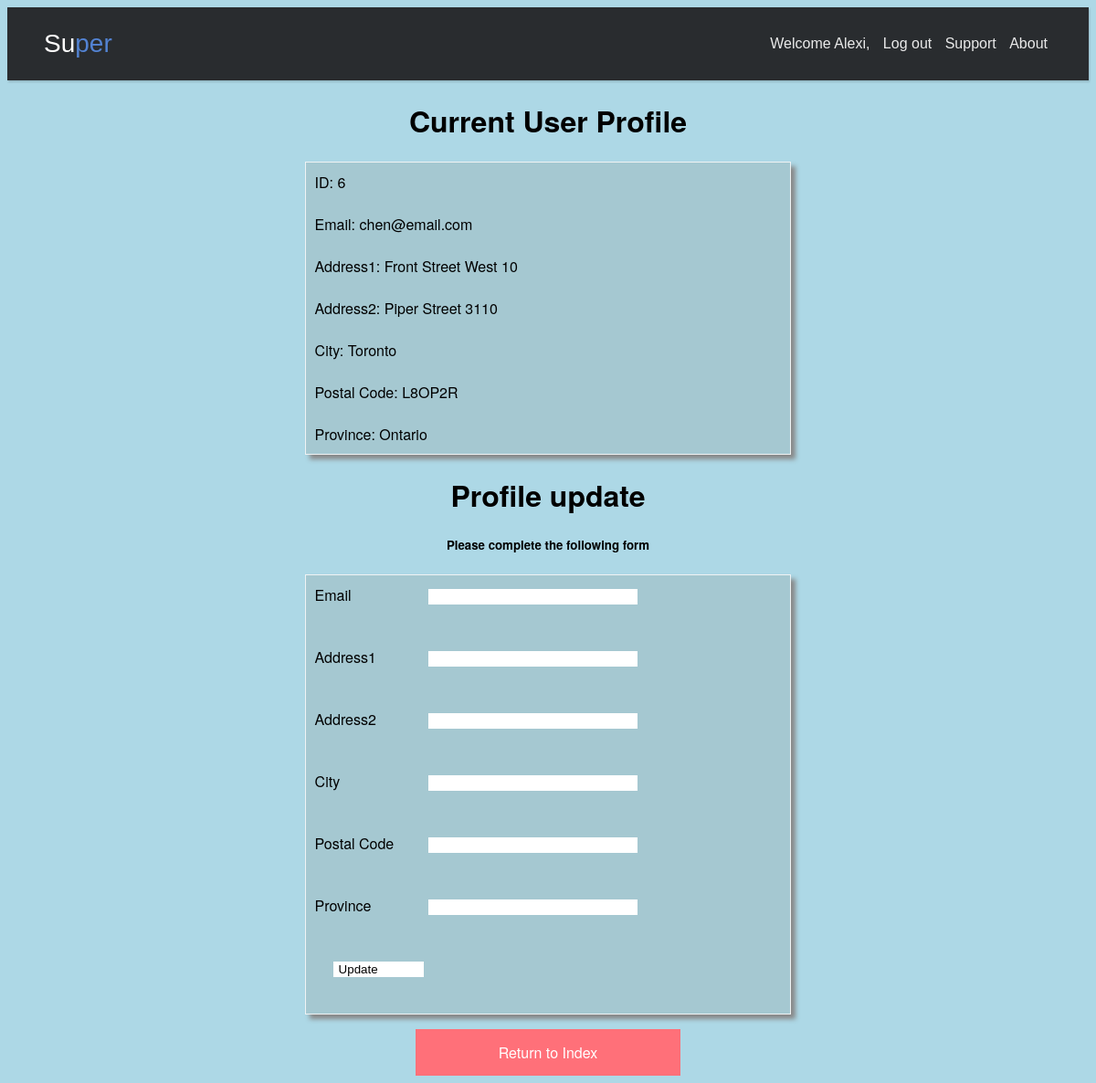
The app's page /action_updateUser.php?member=Chen (signed in), older data.
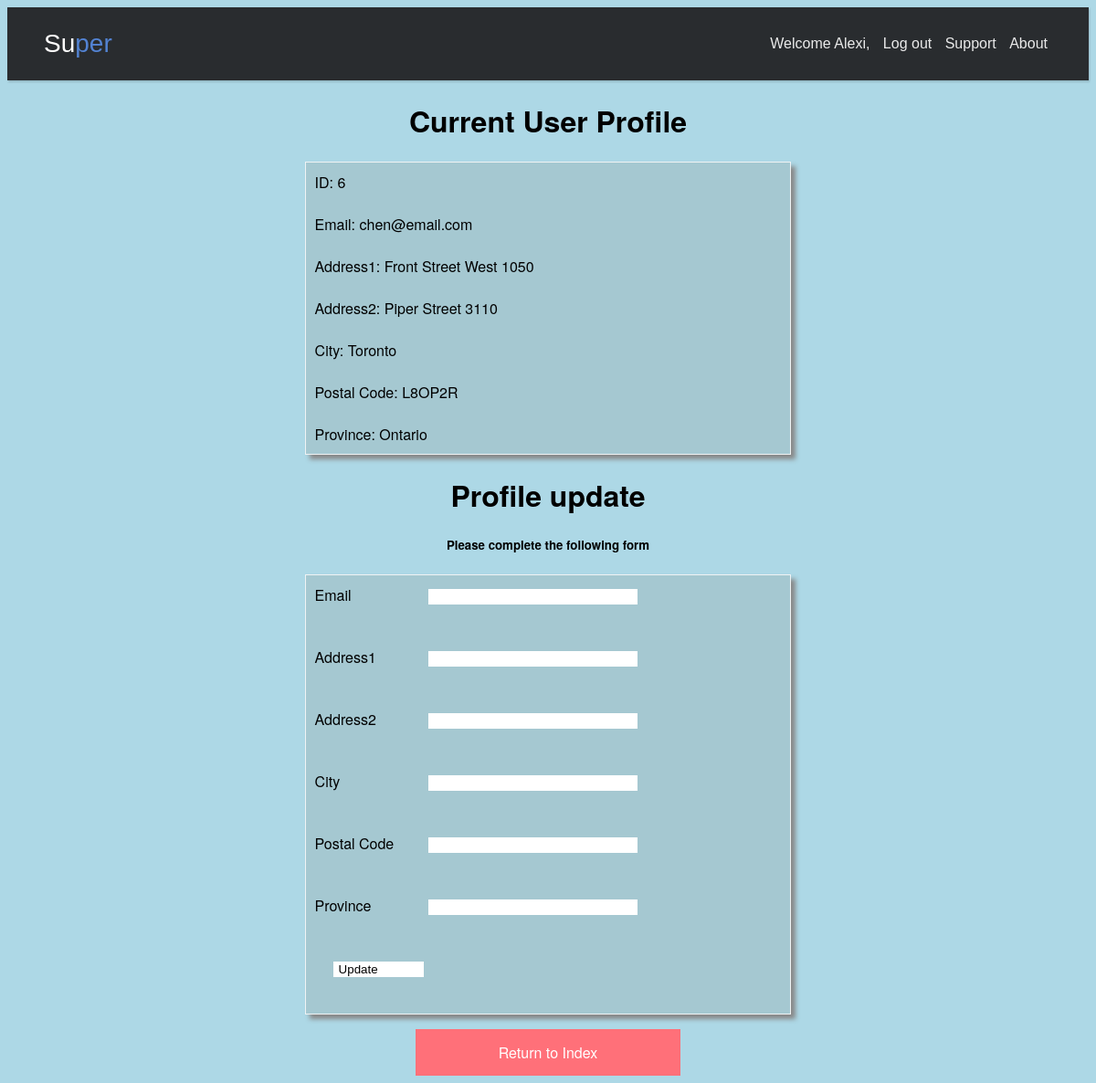
The same page, newer data.
### tables this page shows
CREATE TABLE account
(
  MID int(11) NOT NULL AUTO_INCREMENT,
  Username varchar(20) NOT NULL,
  Email varchar(60) NOT NULL,
  Password varchar(500) NOT NULL,
  Balance float(20) NOT NULL,
  FOREIGN KEY(MID) REFERENCES member(MID)
    ON DELETE CASCADE
    ON UPDATE CASCADE
);

CREATE TABLE memberDetails
(
  id int(11) NOT NULL AUTO_INCREMENT,
  address1 varchar(40) DEFAULT NULL,
  address2 varchar(40) DEFAULT NULL,
  city varchar(20) DEFAULT NULL,
  postalCode varchar(20) DEFAULT NULL,
  province varchar(20) DEFAULT NULL,
  license varchar(20) DEFAULT NULL,
  registerDate datetime NOT NULL DEFAULT CURRENT_TIMESTAMP,  
  PRIMARY KEY (id),
  FOREIGN KEY (id) REFERENCES member(MID)
    ON DELETE CASCADE
    ON UPDATE CASCADE
);

### action_updateUser.php (the view, shortened to what this page needs)
<!DOCTYPE html>
<html>
<head>
</head>
<body>
<header class="header-basic">
    <link rel="stylesheet" type="text/css" href="assets/css/header.css">
    <link rel="stylesheet" type="text/css" href="assets/css/addPost.css"/>
    <link rel="stylesheet" type="text/css" href="assets/css/main.css"/>
    <div class="header-limiter">
        <h1><a href="index.php">Su<span>per</span></a></h1>
        <nav>
            <?php
            if(isset($_SESSION['user'])){
                echo"
                                <a>Welcome ".$_SESSION['userName'].
                    ", </a>
                                <a href=\"logout.php?logout=true\">Log out</a>
                            ";
            }else{
                echo"
                                <a href=\"login.php\">Log in</a>
                            ";
            }
            ?>
            <a href="#">Support</a>
            <a href="#">About</a>
        </nav>
    </div>
</header>
<div class="match" style="text-align: center">
    <p class="success" style="text-align: center">
        <?php
        if((isset($_SESSION['isAdmin'])) and $_SESSION['isAdmin']='admin'
            and isset($_SESSION['adminCode']) and $_SESSION['adminCode']='7hajqnnk00i6isp3gr4q60tncc'
            and isset($_GET['member'])) {
            $member = $_GET['member'];
            echo "<h1>Current User Profile</h1>";
            $servername = "vpc353_2.encs.concordia.ca";
            $username = "vpc353_2";
            $password = "A5DNm8";
            $dbname = "vpc353_2";
            $conn = new mysqli($servername, $username, $password, $dbname);
            $result = $conn->query("Select * FROM account
            INNER JOIN member ON member.MID=account.MID
            INNER JOIN memberdetails ON memberdetails.id=account.MID WHERE account.username='$member'");
            if ($result->num_rows > 0) {
                while ($row = $result->fetch_assoc()) {
                    echo "<div class='serviceContent'>";
                    $id = $row['id'];
                    echo 'ID: ' . $id;
                    echo '<br><br>Email: ' . $row['Email'];
                    echo '<br><br>Address1: ' . $row["address1"];
                    echo '<br><br>Address2: ' . $row["address2"];
                    echo '<br><br>City: ' . $row["city"];
                    echo '<br><br>Postal Code: ' . $row['postalCode'];
                    echo '<br><br>Province: ' . $row['province'] . '</div>';
                }
            } else {
                echo "0 results";
            }
        }
        ?>
    <h1>Profile update</h1> <h5>Please complete the following form</h5>
    <form method='get' action='action_changeData.php'>
        <div class='serviceContent'>
            <label>Email</label>
            <input title='' align="right" width="200" type="text" name="email" id="email" class="inputBox">
            <label>Address1</label>
            <input title='' type="text" name="address1" id="address1"  class="inputBox">
            <label>Address2</label>
            <input title='' type="text" name="address2" id="address2"  class="inputBox">
            <label>City</label>
            <input title='' type="text" name="city" id="city"  class="inputBox">
            <label>Postal Code</label>
            <input title='' type="text" name="pc" id="pc"  class="inputBox">
            <label>Province</label>
            <input title='' type="text" name="province" id="province"  class="inputBox">
            <input type="submit" id="" value="Update">
        </div>
        <a href="index.php">Return to Index</a>
</div>
</body>
</html>

Row changes from the older to the newer data that the page shows:
changed through a linked row, account "chen@email.com": memberdetails.address1 "Front Street West 10" → "Front Street West 1050"
